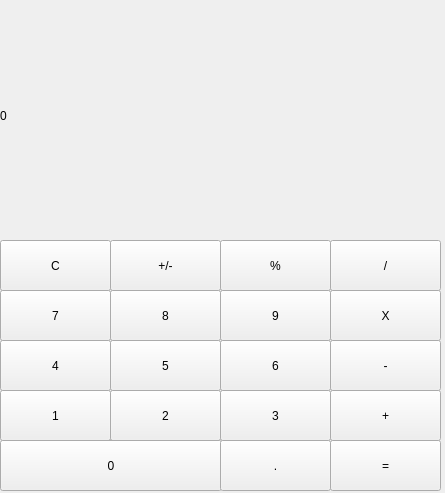
<?xml version="1.0" encoding="UTF-8"?>
<ui version="4.0">
 <class>MainWindow</class>
 <widget class="QMainWindow" name="MainWindow">
  <property name="geometry">
   <rect>
    <x>0</x>
    <y>0</y>
    <width>445</width>
    <height>493</height>
   </rect>
  </property>
  <property name="windowTitle">
   <string>MainWindow</string>
  </property>
  <widget class="QWidget" name="centralwidget">
   <widget class="QPushButton" name="pushButton_clear">
    <property name="geometry">
     <rect>
      <x>0</x>
      <y>240</y>
      <width>111</width>
      <height>51</height>
     </rect>
    </property>
    <property name="styleSheet">
     <string notr="true"/>
    </property>
    <property name="text">
     <string>C</string>
    </property>
   </widget>
   <widget class="QPushButton" name="pushButton_mrc">
    <property name="geometry">
     <rect>
      <x>110</x>
      <y>240</y>
      <width>111</width>
      <height>51</height>
     </rect>
    </property>
    <property name="text">
     <string>+/-</string>
    </property>
   </widget>
   <widget class="QPushButton" name="pushButton_persent">
    <property name="geometry">
     <rect>
      <x>220</x>
      <y>240</y>
      <width>111</width>
      <height>51</height>
     </rect>
    </property>
    <property name="text">
     <string>%</string>
    </property>
   </widget>
   <widget class="QPushButton" name="pushButton_divd">
    <property name="geometry">
     <rect>
      <x>330</x>
      <y>240</y>
      <width>111</width>
      <height>51</height>
     </rect>
    </property>
    <property name="text">
     <string>/</string>
    </property>
   </widget>
   <widget class="QPushButton" name="pushButton_7">
    <property name="geometry">
     <rect>
      <x>0</x>
      <y>290</y>
      <width>111</width>
      <height>51</height>
     </rect>
    </property>
    <property name="styleSheet">
     <string notr="true"/>
    </property>
    <property name="text">
     <string>7</string>
    </property>
   </widget>
   <widget class="QPushButton" name="pushButton_8">
    <property name="geometry">
     <rect>
      <x>110</x>
      <y>290</y>
      <width>111</width>
      <height>51</height>
     </rect>
    </property>
    <property name="styleSheet">
     <string notr="true"/>
    </property>
    <property name="text">
     <string>8</string>
    </property>
   </widget>
   <widget class="QPushButton" name="pushButton_9">
    <property name="geometry">
     <rect>
      <x>220</x>
      <y>290</y>
      <width>111</width>
      <height>51</height>
     </rect>
    </property>
    <property name="styleSheet">
     <string notr="true"/>
    </property>
    <property name="text">
     <string>9</string>
    </property>
   </widget>
   <widget class="QPushButton" name="pushButton_mult">
    <property name="geometry">
     <rect>
      <x>330</x>
      <y>290</y>
      <width>111</width>
      <height>51</height>
     </rect>
    </property>
    <property name="autoFillBackground">
     <bool>false</bool>
    </property>
    <property name="text">
     <string>X</string>
    </property>
   </widget>
   <widget class="QPushButton" name="pushButton_4">
    <property name="geometry">
     <rect>
      <x>0</x>
      <y>340</y>
      <width>111</width>
      <height>51</height>
     </rect>
    </property>
    <property name="styleSheet">
     <string notr="true"/>
    </property>
    <property name="text">
     <string>4</string>
    </property>
   </widget>
   <widget class="QPushButton" name="pushButton_5">
    <property name="geometry">
     <rect>
      <x>110</x>
      <y>340</y>
      <width>111</width>
      <height>51</height>
     </rect>
    </property>
    <property name="styleSheet">
     <string notr="true"/>
    </property>
    <property name="text">
     <string>5</string>
    </property>
   </widget>
   <widget class="QPushButton" name="pushButton_6">
    <property name="geometry">
     <rect>
      <x>220</x>
      <y>340</y>
      <width>111</width>
      <height>51</height>
     </rect>
    </property>
    <property name="styleSheet">
     <string notr="true"/>
    </property>
    <property name="text">
     <string>6</string>
    </property>
   </widget>
   <widget class="QPushButton" name="pushButton_sub">
    <property name="geometry">
     <rect>
      <x>330</x>
      <y>340</y>
      <width>111</width>
      <height>51</height>
     </rect>
    </property>
    <property name="text">
     <string>-</string>
    </property>
   </widget>
   <widget class="QLabel" name="label">
    <property name="geometry">
     <rect>
      <x>0</x>
      <y>0</y>
      <width>431</width>
      <height>231</height>
     </rect>
    </property>
    <property name="styleSheet">
     <string notr="true">QLabel {
	qproperty-aligment: &quot;AlignVCenter | AlignRight&quot;;
	border: 3px solid gray;
}
background-color : white;</string>
    </property>
    <property name="text">
     <string>0</string>
    </property>
   </widget>
   <widget class="QPushButton" name="pushButton_1">
    <property name="geometry">
     <rect>
      <x>0</x>
      <y>390</y>
      <width>111</width>
      <height>51</height>
     </rect>
    </property>
    <property name="styleSheet">
     <string notr="true"/>
    </property>
    <property name="text">
     <string>1</string>
    </property>
   </widget>
   <widget class="QPushButton" name="pushButton_2">
    <property name="geometry">
     <rect>
      <x>110</x>
      <y>390</y>
      <width>111</width>
      <height>51</height>
     </rect>
    </property>
    <property name="styleSheet">
     <string notr="true"/>
    </property>
    <property name="text">
     <string>2</string>
    </property>
   </widget>
   <widget class="QPushButton" name="pushButton_3">
    <property name="geometry">
     <rect>
      <x>220</x>
      <y>390</y>
      <width>111</width>
      <height>51</height>
     </rect>
    </property>
    <property name="styleSheet">
     <string notr="true"/>
    </property>
    <property name="text">
     <string>3</string>
    </property>
   </widget>
   <widget class="QPushButton" name="pushButton_add">
    <property name="geometry">
     <rect>
      <x>330</x>
      <y>390</y>
      <width>111</width>
      <height>51</height>
     </rect>
    </property>
    <property name="text">
     <string>+</string>
    </property>
   </widget>
   <widget class="QPushButton" name="pushButton_0">
    <property name="geometry">
     <rect>
      <x>0</x>
      <y>440</y>
      <width>222</width>
      <height>51</height>
     </rect>
    </property>
    <property name="styleSheet">
     <string notr="true"/>
    </property>
    <property name="text">
     <string>0</string>
    </property>
   </widget>
   <widget class="QPushButton" name="pushButton_deci">
    <property name="geometry">
     <rect>
      <x>220</x>
      <y>440</y>
      <width>111</width>
      <height>51</height>
     </rect>
    </property>
    <property name="text">
     <string>.</string>
    </property>
   </widget>
   <widget class="QPushButton" name="pushButton_equals">
    <property name="geometry">
     <rect>
      <x>330</x>
      <y>440</y>
      <width>111</width>
      <height>51</height>
     </rect>
    </property>
    <property name="text">
     <string>=</string>
    </property>
   </widget>
  </widget>
 </widget>
 <resources/>
 <connections/>
</ui>
